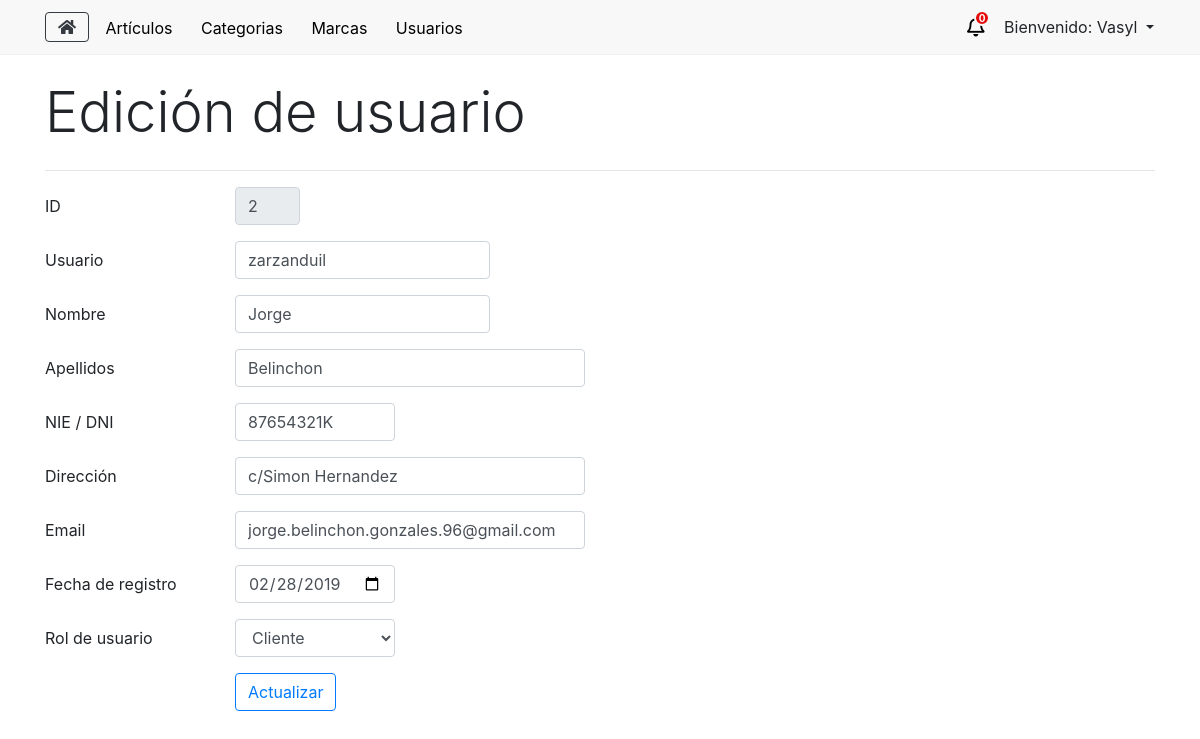
Page /usuarios/editar/2 (signed in) on the earlier database version.
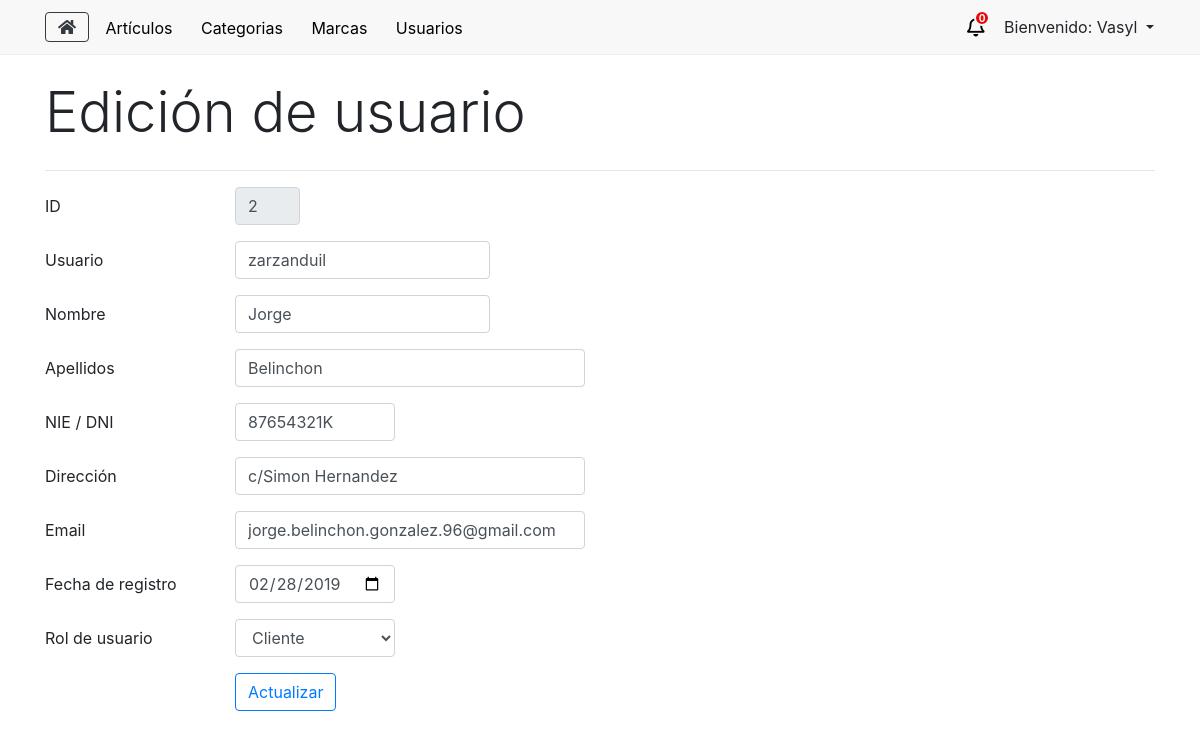
Same page on the later database version.
### tables this page shows
CREATE TABLE `eusuario` (
  `k` int(11) NOT NULL,
  `sUser` varchar(255) NOT NULL,
  `sNombre` varchar(255) NOT NULL,
  `sApellido` varchar(255) NOT NULL,
  `sDni` varchar(255) NOT NULL,
  `sDireccion` varchar(255) NOT NULL,
  `sEmail` varchar(255) NOT NULL,
  `dFechaRegistro` date NOT NULL,
  `bAdministrador` tinyint(4) NOT NULL DEFAULT '0',
  `sPassword` varchar(255) NOT NULL,
  `bStatus` tinyint(4) NOT NULL
);

### application/libraries/Layouts.php (called while the page is built, shortened)
<?php
class Layouts {
    private $CI = null;
    function __construct() {
        $this->CI =& get_instance();
    }
    public function view($data = array()) {
        if (!empty($data)) {
            $vista = $this->CI->load->view($data['vista'], $data['params'], TRUE);
            $this->CI->load->view('layouts/'.$data['layout'], array(
                'contenido' => $vista,
                'titulo' => $data['titulo'],
                'style' => $data['style'],
                'js' => $data['js'],
                'numPedidos' => $this->CI->BackModel->numPedidos()
            ));
        }
    }
}

### application/controllers/AdminController.php (called while the page is built, shortened)
<?php
class AdminController extends CI_Controller {
    public function editarUsuario() {
        $id = $this->uri->segment(3);
        $data = array(
            'detalles' => $this->BackModel->getDetallesUsuario($id)[0]
        );
        $vista = array(
            'vista'     => 'admin/view_editarUsuario',
            'params'    =>  $data,
            'layout'    => 'ly_admin',
            'titulo'    => 'Edición de usuario',
            'style'     => '',
            'js'        => 'usuarios'
        );
        $this->layouts->view($vista);
    }
}

### index.php (called while the page is built, shortened)
<?php
require_once BASEPATH.'core/CodeIgniter.php';

### application/models/BackModel.php (called while the page is built, shortened)
<?php
class BackModel extends CI_Model {
    private $con = null;
    public function __construct() {
        try {
            $this->con = $this->load->database('default', true);
        } catch(PDOException $e) {
            die($e->getMessage());
        }
    }
    public function getDetallesUsuario($id) {
        $id = sanear($id);
        $sql = "SELECT * FROM eUsuario WHERE k = ?";
        $query = $this->con->query($sql, array($id));
        $rs = $query->result_array();
        return $rs;
    }
}

### application/helpers/utils_helper.php (called while the page is built, shortened)
<?php
function sanear($dato) {
    return htmlspecialchars($dato, ENT_QUOTES, "UTF-8");
}

### application/views/admin/view_editarUsuario.php (the view, shortened to what this page needs)
<form action="<?php echo base_url().'usuarios/actualizar/'.$detalles['k']; ?>" method="post">
    <div class="form-group row">
        <label for="id" class="col-sm-2 col-form-label">ID</label>
        <div class="col-sm-1">
            <input type="text" readonly value="<?php echo $detalles['k']; ?>" name="id" class="form-control" id="id">
        </div>
    </div>
    <div class="form-group row">
        <label for="usuario" class="col-sm-2 col-form-label">Usuario</label>
        <div class="col-sm-3">
            <input type="text" value="<?php echo $detalles['sUser']; ?>" name="usuario" class="form-control" id="usuario">
        </div>
    </div>
    <div class="form-group row">
        <label for="nombre" class="col-sm-2 col-form-label">Nombre</label>
        <div class="col-sm-3">
            <input type="text" value="<?php echo $detalles['sNombre']; ?>" name="nombre" class="form-control" id="nombre">
        </div>
    </div>
    <div class="form-group row">
        <label for="apellido" class="col-sm-2 col-form-label">Apellidos</label>
        <div class="col-sm-4">
            <input type="text" value="<?php echo $detalles['sApellido']; ?>" name="apellido" class="form-control" id="apellido">
        </div>
    </div>
    <div class="form-group row">
        <label for="dni" class="col-sm-2 col-form-label">NIE / DNI</label>
        <div class="col-sm-2">
            <input type="text" value="<?php echo $detalles['sDni']; ?>" name="dni" class="form-control" id="dni">
        </div>
    </div>
    <div class="form-group row">
        <label for="direccion" class="col-sm-2 col-form-label">Dirección</label>
        <div class="col-sm-4">
            <input type="text" value="<?php echo $detalles['sDireccion']; ?>" name="direccion" class="form-control" id="direccion">
        </div>
    </div>
    <div class="form-group row">
        <label for="email" class="col-sm-2 col-form-label">Email</label>
        <div class="col-sm-4">
            <input type="email" value="<?php echo $detalles['sEmail']; ?>" name="email" class="form-control" id="email">
        </div>
    </div>
    <div class="form-group row">
        <label for="registro" class="col-sm-2 col-form-label">Fecha de registro</label>
        <div class="col-sm-2">
            <input type="date" value="<?php echo $detalles['dFechaRegistro']; ?>" name="registro" class="form-control" id="registro">
        </div>
    </div>
    <div class="form-group row">
        <label for="rol" class="col-sm-2 col-form-label">Rol de usuario</label>
        <div class="col-sm-2">
            <select name="rol" id="rol" class="form-control">
                <?php
                    if ($detalles['bAdministrador']) {
                        echo "<option value='1' selected='selected'>Administrador</option>";
                        echo "<option value='0'>Cliente</option>";
                    } else {
                        echo "<option value='0' selected='selected'>Cliente</option>";
                    }
                ?>
            </select>
        </div>
    </div>
    <div class="form-group row">
        <div class="col-sm-10 offset-sm-2">
            <button type="submit" class="btn btn-outline-primary">Actualizar</button>
        </div>
    </div>
</form>

Differences in the rows shown:
changed eusuario "zarzanduil": email "jorge.belinchon.gonzales.96@gmail.com" → "jorge.belinchon.gonzalez.96@gmail.com"
